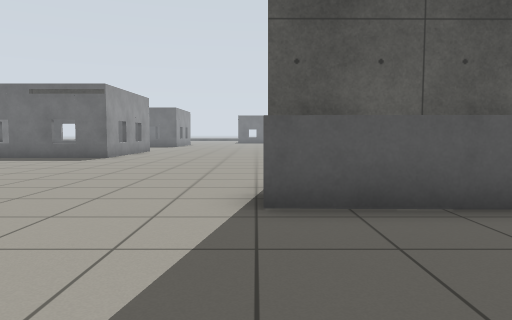
view 1 (above)

24 first-person views from a walk through a world built for the Gazebo simulator. The camera is 0.8 m above the floor, tilts 4° down and sees 70° across. The floor is counted in squares, 1 m on a side. Each view is taken from the middle of a square. On the plan, view 1 faces up. The plan holds only what a view shows up to about 12 squares ahead; the rest is blank. The place goes on beyond the plan. The robots in the file are not drawn.

view 2
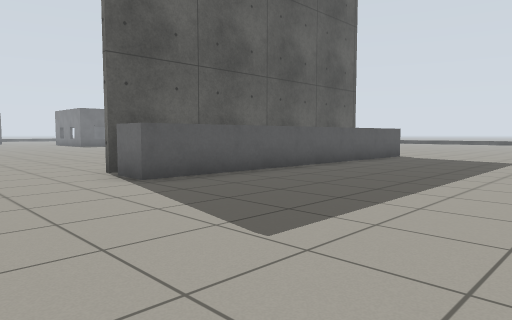

view 3
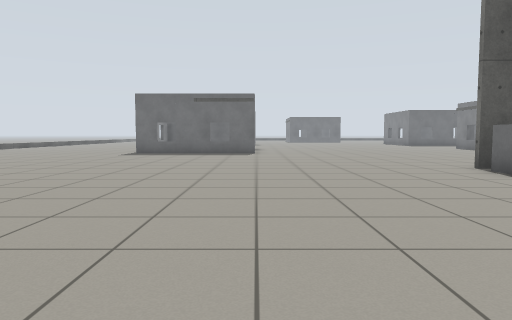

view 4
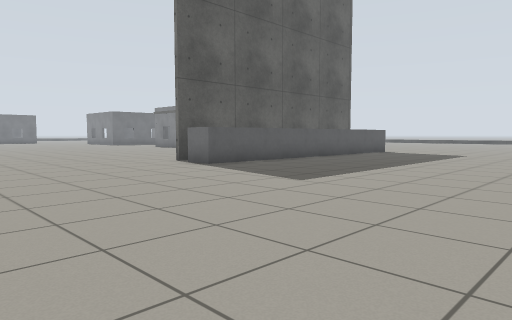

view 5
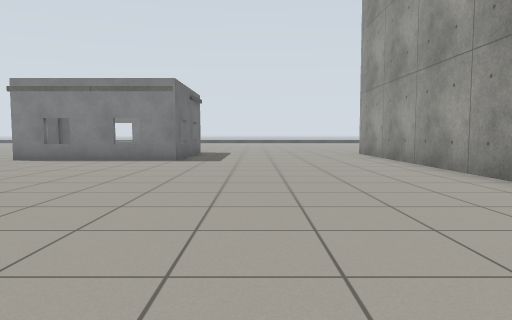

view 6
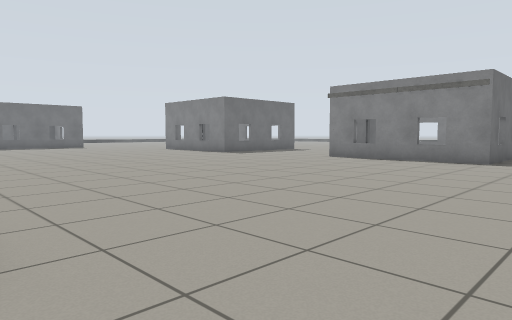

view 7
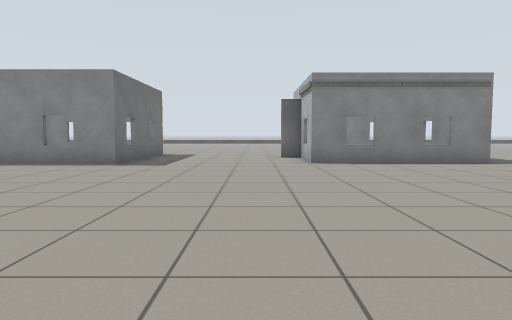

view 8
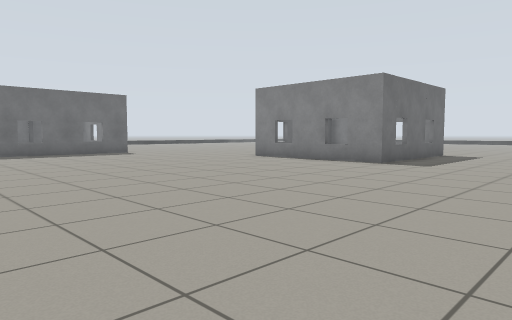

view 9
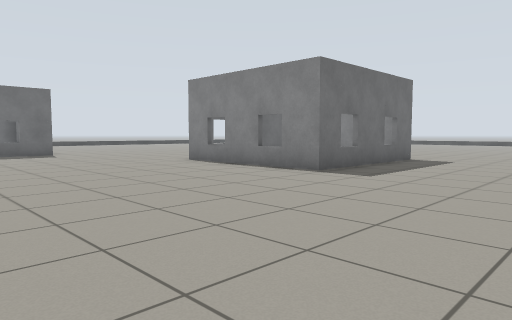

view 10
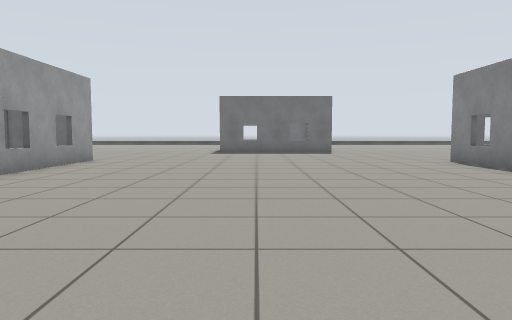

view 11
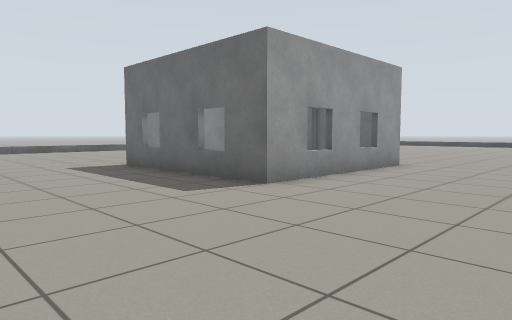

view 12
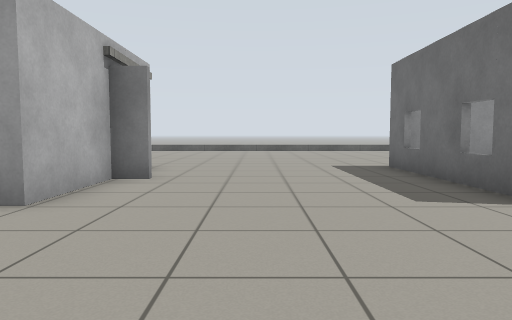

view 13
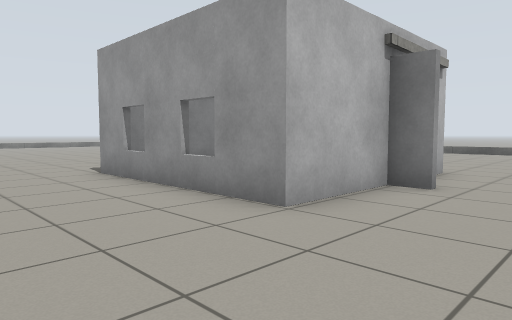

view 14
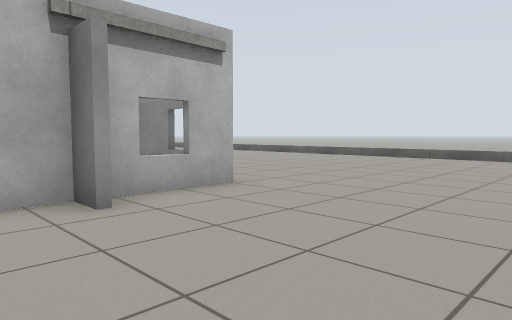

view 15
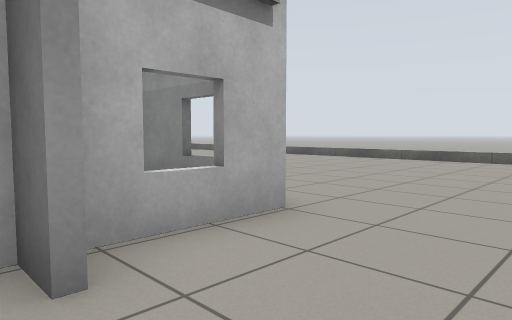

view 16
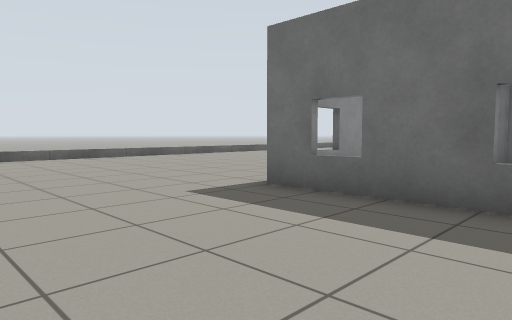

view 17
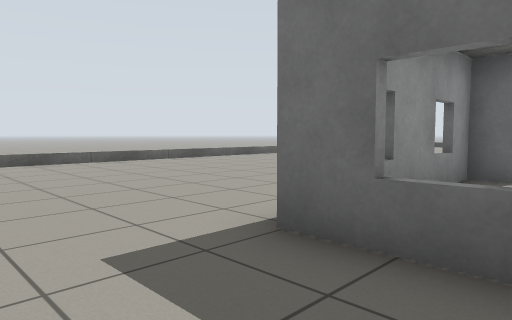

view 18
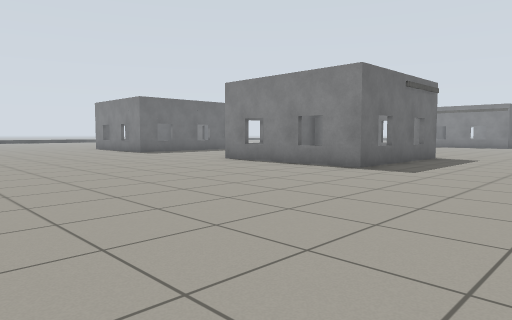

view 19
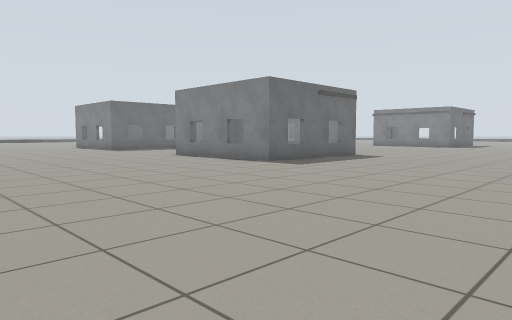

view 20
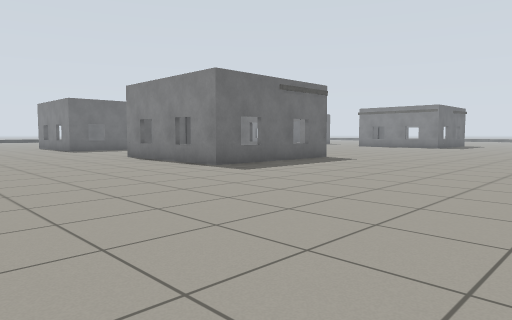

view 21
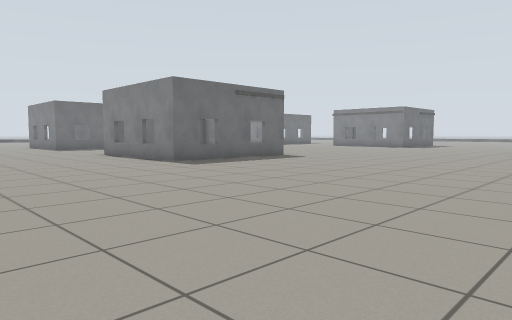

view 22
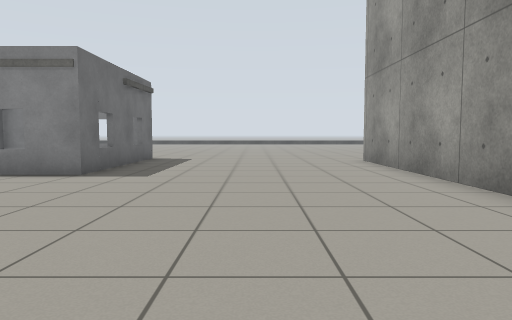

view 23
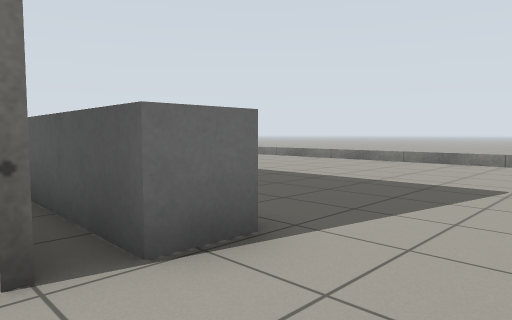

view 24
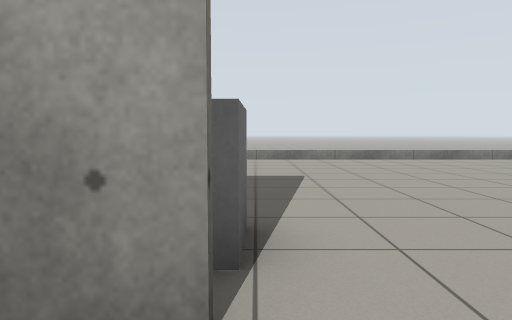

### Floor plan
Key: @ floor where view 1 was taken; # wall or solid block; . floor; = window, fence, low wall or low ledge; B grey box; H house.
Columns run from 19 left of view 1 to 8 right of it. Each row starts with its distance up from view 1.
 30               ..........
 29   ...         ............
 28  .....   HHHHHH...........
 27 =......  H    H..........H
 26 =....... H    H..........H
 25 =........H    H..........H
 24 =........H    H..........H
 23 =........................HHH
 22 =...........................
 21 =...........................
 20 =...........................
 19 =...........................
 18 =..........H................
 17 =........HHHHHH..........HHH
 16 =........H    H..........H
 15 =........H    H..........H
 14  ........H    H..........H
 13   .......HHHHHH..........HHH
 12   ..........................
 11  ...........................
 10  ...........................
  9   ..........................
  8  ...........................
  7  ...........................
  6   ........................##
  5  . ................BBBBBBB
  4     ...............BBBBBBBBB
  3    . ..   ..................
  2           ..................
  1            .................
  0             .......@........
 -1             ................
 -2              ..............
 -3             ..............
 -4            ..............
 -5            =============

Where each view was taken, in squares from view 1:
view 1: 0 up, 0 right, facing up
view 2: 2 down, 3 left, facing up-right
view 3: 3 down, 5 left, facing up
view 4: 4 down, 6 left, facing up-right
view 5: 10 up, 5 left, facing right
view 6: 10 up, 5 left, facing up-right
view 7: 19 up, 4 left, facing right
view 8: 18 up, 4 left, facing up-right
view 9: 18 up, 1 left, facing up-right
view 10: 17 up, 0 right, facing up
view 11: 19 up, 1 left, facing up-left
view 12: 20 up, 1 left, facing left
view 13: 20 up, 2 left, facing down-left
view 14: 22 up, 6 left, facing down-left
view 15: 20 up, 7 left, facing down-left
view 16: 19 up, 6 left, facing up-left
view 17: 21 up, 8 left, facing up-left
view 18: 8 up, 18 left, facing up-right
view 19: 5 up, 18 left, facing up-right
view 20: 5 up, 16 left, facing up-right
view 21: 3 up, 16 left, facing up-right
view 22: 9 up, 1 left, facing right
view 23: 6 up, 2 left, facing down-right
view 24: 7 up, 0 right, facing down
